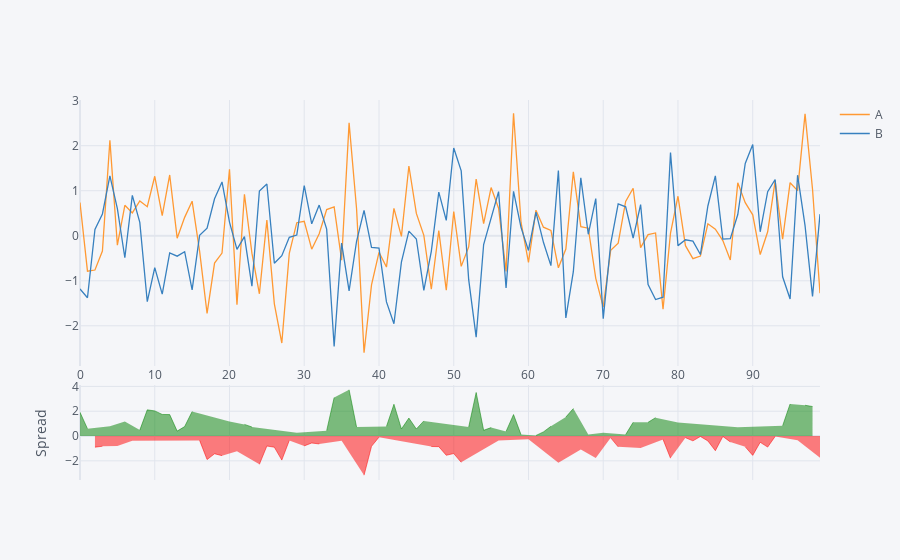

The notebook cell saved with this chart:
### Markdown cell above
## Spread

### Code cell
import numpy
df[['A','B']].iplot(kind='spread')

### Figure 1 — Plotly figure (JSON) as saved in the notebook; plotly's stock layout.template omitted (floating-point values rounded to 4 significant figures)
{"data": [{"line": {"color": "rgba(255, 153, 51, 1.0)", "dash": "solid", "shape": "linear", "width": 1.3}, "mode": "lines", "name": "A", "text": "", "type": "scatter", "x": [0, 1, 2, 3, 4, 5, 6, 7, 8, 9, 10, 11, 12, 13, 14, 15, 16, 17, 18, 19, 20, 21, 22, 23, 24, 25, 26, 27, 28, 29, 30, 31, 32, 33, 34, 35, 36, 37, 38, 39, 40, 41, 42, 43, 44, 45, 46, 47, 48, 49, 50, 51, 52, 53, 54, 55, 56, 57, 58, 59, 60, 61, 62, 63, 64, 65, 66, 67, 68, 69, 70, 71, 72, 73, 74, 75, 76, 77, 78, 79, 80, 81, 82, 83, 84, 85, 86, 87, 88, 89, 90, 91, 92, 93, 94, 95, 96, 97, 98, 99], "y": [0.7366, -0.7859, -0.7612, -0.3383, 2.12, -0.2103, 0.6768, 0.507, 0.774, 0.646, 1.321, 0.4463, 1.35, -0.05431, 0.4087, 0.767, -0.3416, -1.726, -0.6065, -0.3851, 1.478, -1.532, 0.9217, -0.3871, -1.288, 0.3466, -1.512, -2.383, -0.3886, 0.2897, 0.3194, -0.2982, 0.04412, 0.5821, 0.6404, -0.5407, 2.507, 0.6013, -2.597, -1.09, -0.3675, -0.6957, 0.6068, -0.01463, 1.55, 0.4967, 0.008656, -1.188, 0.1134, -1.209, 0.5374, -0.6799, -0.2486, 1.26, 0.2683, 1.07, 0.612, -0.7923, 2.72, 0.3013, -0.5917, 0.568, 0.1899, 0.1183, -0.7113, -0.2945, 1.419, 0.2018, 0.1674, -0.9455, -1.581, -0.3218, -0.1644, 0.7606, 1.055, -0.2628, 0.0237, 0.06239, -1.633, 0.05877, 0.878, -0.2202, -0.5087, -0.4514, 0.2661, 0.1469, -0.1071, -0.5381, 1.175, 0.7347, 0.4649, -0.4169, 0.08907, 1.217, -0.07683, 1.179, 1.002, 2.708, 1.032, -1.276]}, {"line": {"color": "rgba(55, 128, 191, 1.0)", "dash": "solid", "shape": "linear", "width": 1.3}, "mode": "lines", "name": "B", "text": "", "type": "scatter", "x": [0, 1, 2, 3, 4, 5, 6, 7, 8, 9, 10, 11, 12, 13, 14, 15, 16, 17, 18, 19, 20, 21, 22, 23, 24, 25, 26, 27, 28, 29, 30, 31, 32, 33, 34, 35, 36, 37, 38, 39, 40, 41, 42, 43, 44, 45, 46, 47, 48, 49, 50, 51, 52, 53, 54, 55, 56, 57, 58, 59, 60, 61, 62, 63, 64, 65, 66, 67, 68, 69, 70, 71, 72, 73, 74, 75, 76, 77, 78, 79, 80, 81, 82, 83, 84, 85, 86, 87, 88, 89, 90, 91, 92, 93, 94, 95, 96, 97, 98, 99], "y": [-1.18, -1.378, 0.1379, 0.4837, 1.33, 0.6009, -0.488, 0.8961, 0.2961, -1.465, -0.7081, -1.296, -0.3803, -0.4533, -0.3539, -1.203, 0.00892, 0.1697, 0.8224, 1.195, 0.3037, -0.3029, -0.01906, -1.119, 0.9937, 1.15, -0.6118, -0.4439, -0.0344, 0.0154, 1.112, 0.265, 0.6806, 0.1479, -2.461, -0.1621, -1.225, -0.1223, 0.5635, -0.2599, -0.2761, -1.469, -1.954, -0.5866, 0.1018, -0.07049, -1.213, -0.3452, 0.9703, 0.3423, 1.949, 1.441, -0.976, -2.251, -0.195, 0.39, 0.9796, -1.159, 0.9884, 0.1863, -0.3265, 0.5235, -0.1455, -0.6633, 1.451, -1.824, -0.7987, 1.287, 0.03311, 0.8261, -1.84, -0.1765, 0.7076, 0.6433, -0.05019, 0.6939, -1.086, -1.416, -1.364, 1.846, -0.2192, -0.08981, -0.1207, -0.4171, 0.6612, 1.329, -0.0751, -0.06501, 0.4722, 1.607, 2.025, 0.08805, 0.9792, 1.249, -0.9106, -1.406, 1.345, 0.2254, -1.348, 0.4797]}, {"connectgaps": false, "fill": "tozeroy", "line": {"color": "green", "dash": "solid", "shape": "linear", "width": 0.5}, "mode": "lines", "name": "Spread", "showlegend": false, "type": "scatter", "x": [0, 1, 2, 3, 4, 5, 6, 7, 8, 9, 10, 11, 12, 13, 14, 15, 16, 17, 18, 19, 20, 21, 22, 23, 24, 25, 26, 27, 28, 29, 30, 31, 32, 33, 34, 35, 36, 37, 38, 39, 40, 41, 42, 43, 44, 45, 46, 47, 48, 49, 50, 51, 52, 53, 54, 55, 56, 57, 58, 59, 60, 61, 62, 63, 64, 65, 66, 67, 68, 69, 70, 71, 72, 73, 74, 75, 76, 77, 78, 79, 80, 81, 82, 83, 84, 85, 86, 87, 88, 89, 90, 91, 92, 93, 94, 95, 96, 97, 98, 99], "xaxis": "x2", "y": [1.916, 0.5917, "", "", 0.7896, "", 1.165, "", 0.4779, 2.111, 2.029, 1.742, 1.73, 0.399, 0.7626, 1.97, "", "", "", "", 1.174, "", 0.9408, 0.7316, "", "", "", "", "", 0.2743, "", "", "", 0.4342, 3.101, "", 3.732, 0.7236, "", "", "", 0.7734, 2.561, 0.572, 1.448, 0.5672, 1.221, "", "", "", "", "", 0.7274, 3.51, 0.4634, 0.6804, "", 0.3671, 1.731, 0.115, "", 0.04447, 0.3354, 0.7815, "", 1.53, 2.218, "", 0.1343, "", 0.2597, "", "", 0.1172, 1.105, "", 1.109, 1.479, "", "", 1.097, "", "", "", "", "", "", "", 0.703, "", "", "", "", "", 0.8337, 2.585, "", 2.483, 2.381, ""], "yaxis": "y2"}, {"connectgaps": false, "fill": "tozeroy", "line": {"color": "red", "dash": "solid", "shape": "linear", "width": 0.5}, "mode": "lines", "name": "Spread", "showlegend": false, "type": "scatter", "x": [0, 1, 2, 3, 4, 5, 6, 7, 8, 9, 10, 11, 12, 13, 14, 15, 16, 17, 18, 19, 20, 21, 22, 23, 24, 25, 26, 27, 28, 29, 30, 31, 32, 33, 34, 35, 36, 37, 38, 39, 40, 41, 42, 43, 44, 45, 46, 47, 48, 49, 50, 51, 52, 53, 54, 55, 56, 57, 58, 59, 60, 61, 62, 63, 64, 65, 66, 67, 68, 69, 70, 71, 72, 73, 74, 75, 76, 77, 78, 79, 80, 81, 82, 83, 84, 85, 86, 87, 88, 89, 90, 91, 92, 93, 94, 95, 96, 97, 98, 99], "xaxis": "x2", "y": ["", "", -0.8991, -0.822, "", -0.8112, "", -0.3891, "", "", "", "", "", "", "", "", -0.3506, -1.896, -1.429, -1.58, "", -1.229, "", "", -2.282, -0.8034, -0.9005, -1.939, -0.3542, "", -0.7929, -0.5631, -0.6365, "", "", -0.3786, "", "", -3.161, -0.8299, -0.09138, "", "", "", "", "", "", -0.8427, -0.8569, -1.552, -1.412, -2.121, "", "", "", "", -0.3676, "", "", "", -0.2652, "", "", "", -2.162, "", "", -1.085, "", -1.772, "", -0.1453, -0.8721, "", "", -0.9567, "", "", -0.2692, -1.787, "", -0.1304, -0.388, -0.03429, -0.3951, -1.182, -0.03203, -0.4731, "", -0.8724, -1.56, -0.505, -0.8902, -0.03166, "", "", -0.3428, "", "", -1.755], "yaxis": "y2"}], "layout": {"hovermode": "x", "legend": {"bgcolor": "#F5F6F9", "font": {"color": "#4D5663"}}, "paper_bgcolor": "#F5F6F9", "plot_bgcolor": "#F5F6F9", "title": {"font": {"color": "#4D5663"}}, "xaxis": {"gridcolor": "#E1E5ED", "showgrid": true, "tickfont": {"color": "#4D5663"}, "title": {"font": {"color": "#4D5663"}, "text": ""}, "zerolinecolor": "#E1E5ED"}, "xaxis2": {"anchor": "y2", "gridcolor": "#E1E5ED", "showgrid": true, "showticklabels": false, "tickfont": {"color": "#4D5663"}, "title": {"font": {"color": "#4D5663"}, "text": ""}, "zerolinecolor": "#E1E5ED"}, "yaxis": {"domain": [0.3, 1], "gridcolor": "#E1E5ED", "showgrid": true, "tickfont": {"color": "#4D5663"}, "title": {"font": {"color": "#4D5663"}, "text": ""}, "zerolinecolor": "#E1E5ED"}, "yaxis2": {"domain": [0, 0.25], "gridcolor": "#E1E5ED", "showgrid": true, "tickfont": {"color": "#4D5663"}, "title": {"font": {"color": "#4D5663"}, "text": "Spread"}, "zerolinecolor": "#E1E5ED"}}}
